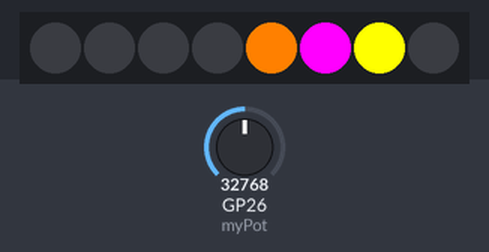
The program below on a simulated Raspberry Pi Pico running MicroPython. Shown: 8 RGB LEDs in strip order, left to right. The test bench sets the inputs (shaded band); at power-on: GP26 (myPot) = 32768 (analog values on the 0–65535 scale). What the program prints to the serial console is not drawn.

Above: at 1.2 s.
1.3 s: GP26 (myPot) set to 7864
At 1.46 s:
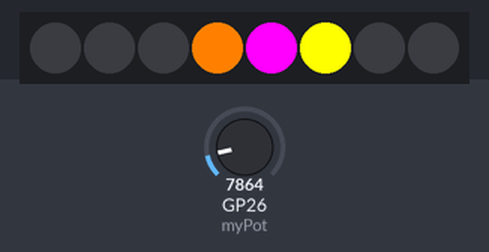
3.7 s: GP26 (myPot) set to 19660
At 4.3 s:
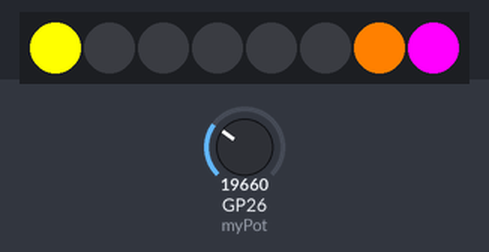
6.7 s: GP26 (myPot) set to 45874
Timing chart, 0 to 15.7 s (numbered marks = the images above; inputs shaded):
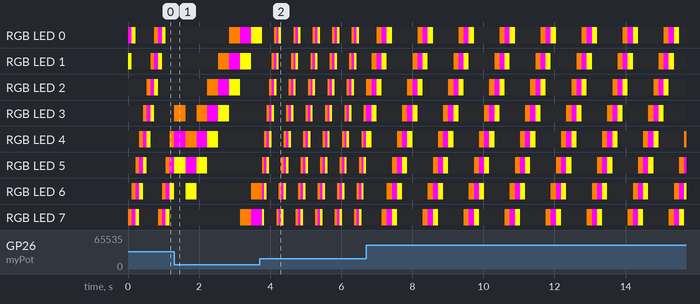

The program:

Move_Left_or_Right.py
```python
# Lesson 53 McWhorter's Pico W Course
# Move Left or Right
# Lori Pfahler
# January 2024

# import modules - using neopixel library that is built in
import neopixel
from machine import Pin
from utime import sleep, sleep_ms

# setup neopixel string
strPin = 0
nPixels = 8
myString = neopixel.NeoPixel(Pin(strPin), nPixels)

# setup potentiometer to control speed of scanning
myPot = machine.ADC(26)

# delay times
fastDelay = 0.01
slowDelay = 0.2
# slope for equation to link delayTime to potValue
slope = (slowDelay - fastDelay)/65535

# color dictionary
colors = {
    'RED'              : (255, 0, 0),
    'GREEN'            : (0, 255, 0),
    'BLUE'             : (0, 0, 255),
    'CYAN'             : (0, 255, 5),
    'MAGENTA'          : (255, 0, 255),
    'YELLOW'           : (255, 255, 0),
    'ORANGE'           : (255, 128, 0),
    'WHITE'            : (255, 255, 255),
    'BLACK'            : (0, 0, 0),
    }


def move_right(pixelStr, lenStr, step):
    ''' Move colors on neopixel string to the right by the number
        of steps provided.  The pixel at index 0 is the leftmost pixel.
        The colors will 'Loop' around.
    '''
    # preserve the current colors of the pixelStr
    current_colors = []
    for i in range(0, lenStr):
        current_colors.append(pixelStr[i])
    # move the colors by step to the right
    new_colors = current_colors[-step:] + current_colors[:-step]
    for i in range(0, lenStr):
        pixelStr[i] = new_colors[i]
    myString.write()


def move_left(pixelStr, lenStr, step):
    ''' Move colors on neopixel string to the left by the number
        of steps provided.  The pixel at index 0 is the leftmost pixel.
        The colors will 'Loop' around.
    '''
    # preserve the current colors of the pixelStr
    current_colors = []
    for i in range(0, lenStr):
        current_colors.append(pixelStr[i])
    # move the colors by step to the left
    new_colors = current_colors[step:] + current_colors[:step]
    for i in range(0, lenStr):
        pixelStr[i] = new_colors[i]
    myString.write()


# set initial string colors
myString[0] = colors['ORANGE']
myString[1] = colors['MAGENTA']
myString[2] = colors['YELLOW']

try:
    while True:
        potValue = myPot.read_u16()
        # scale the potValue to the desired range of delay times
        delayTime = (slope * potValue) + fastDelay
        # print for debugging and observing potValue and delayTime
        print(f'potValue: {potValue:5d}, delayTime: {delayTime:4.2f}', end = '\r')
        # move_right(myString, nPixels, step = 1)
        move_left(myString, nPixels, step = 1)
        sleep(delayTime)

except KeyboardInterrupt:
    myString.fill(colors['BLACK'])
    myString.write()
```
